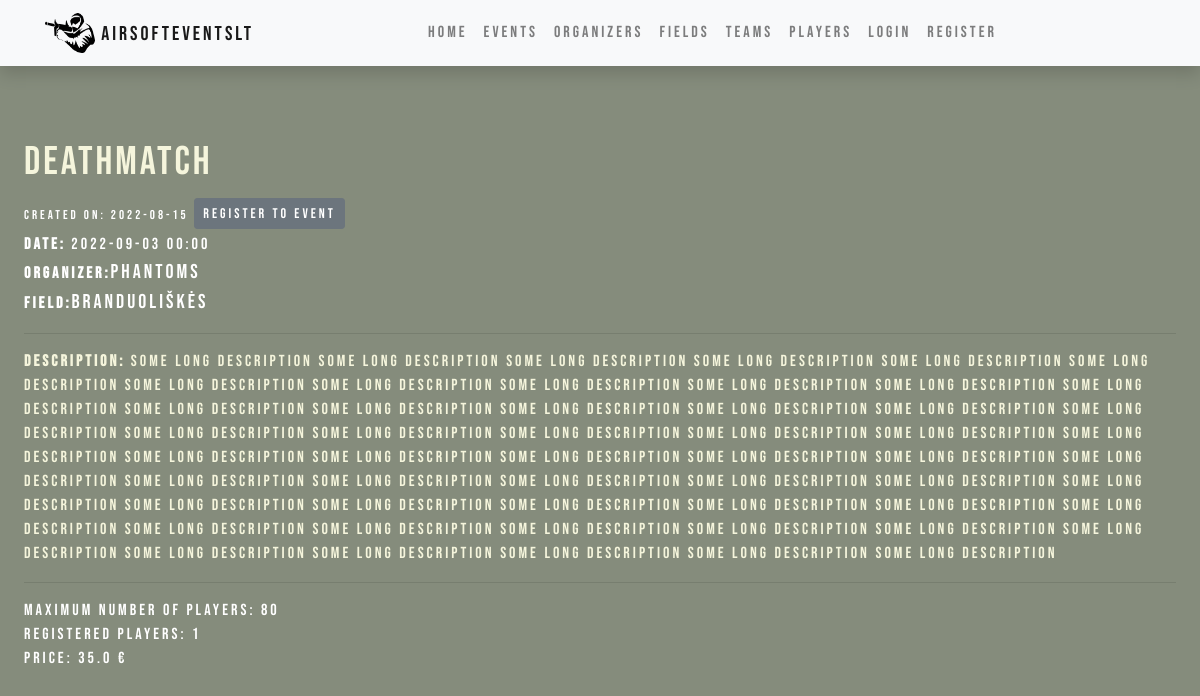
Before: /events/list/2 with the older database file.
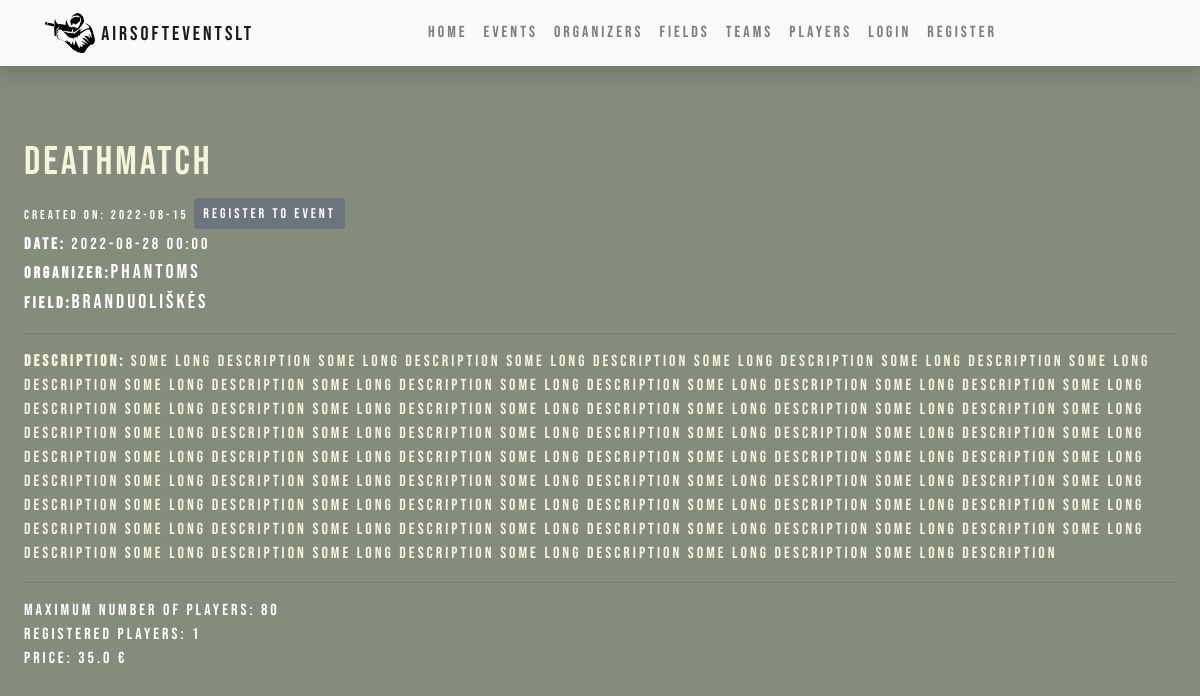
After: the same page with the newer database file.
### events/models.py (models this page shows, shortened)
class Event(models.Model):
    name = models.CharField('Name of the event',  max_length=150)
    date = models.DateTimeField('Date of event', null=True, blank=True)
    organizer = models.ForeignKey("Organizer", related_name='event_organizers', on_delete=models.SET_NULL, null=True)
    field = models.ForeignKey('Field', on_delete=models.SET_NULL, null=True)
    description = HTMLField(null=True)
    price = models.FloatField("Price")
    max_players = models.IntegerField("Maximum player number")
    created_on = models.DateTimeField(auto_now_add=True)
    EVENT_STATUS = (
        ('a', 'active'),
        ('i', 'inactive'),
    )
    status = models.CharField(max_length=1, choices=EVENT_STATUS, blank=True, default='a', help_text='Statusas',)
    class Meta:
        ordering = ['-date']
        verbose_name = _("Event")
        verbose_name_plural = _("Events")

class Organizer(models.Model):
    profile = models.OneToOneField(Profile, related_name='organizer',on_delete=models.CASCADE)
    name = models.CharField('Name of the organizer', max_length=150, default='New Organizer')
    profile_picture = models.ImageField(default="defaulf.png", upload_to="organizer_pics/")
    contacts = models.CharField('Address and contacts', max_length=150)
    description = HTMLField(null=True)
    class Meta:
        verbose_name = _("Organizer")
        verbose_name_plural = _("Organizers")
    def __str__(self):
        return self.name

class Field(models.Model):
    name = models.CharField('Name of the game field',  max_length=150)
    location_long = models.FloatField('Location longitude', max_length=50, null=True)
    location_lat = models.FloatField('Location latitude', max_length=50, null=True)
    description = HTMLField(null=True, blank=True)
    field_map = models.ImageField(default="default_map.png", upload_to="maps/")
    created_by = models.ForeignKey("Organizer", related_name='field_organizers', on_delete=models.SET_NULL, null=True, blank=True)
    class Meta:
        verbose_name = _("Field")
        verbose_name_plural = _("Fields")
    def __str__(self):
        return self.name

### events/views.py (the view)
# urls.py: path('list/<int:pk>', views.EventDetailView.as_view(), name='event_detail'),
class EventDetailView(generic.DetailView):
    model = Event
    template_name = 'event_detail.html'

### events/templates/event_detail.html
{% extends "base.html" %}
{% block content %}
    <div class='indented main-font'>
    <h1 class='secondary-font'>{{ event.name }}</h1>
    <small>Created on: {{ event.created_on|date:"Y-m-d" }}</small>
    {% if user.profile.player in event.registered_players.all %}
    <h4 class='secondary-font'> You are registered to this event </h4>
    {% else %}
    <a class="btn btn-secondary btn-sm mt-1 mb-1" href="{% url 'register_to_event' event.id %}">Register to event</a>
    {% endif %}
    <br>
    <div><strong>Date:</strong> {{ event.date|date:"Y-m-d H:i" }}</a></div>
    <div><strong>Organizer:</strong><a class='link' href="{% url 'organizer_detail' event.organizer.pk %}">{{ event.organizer }}</a></div>
    <div><strong>Field:</strong><a class='link' href="{% url 'field_detail' event.field.pk %}">{{ event.field }}</a></div>
    <hr>
    <div class='secondary-font'><strong>Description:</strong> {{ event.description|safe }}</div>
    <hr>
    <div>Maximum number of players: {{ event.max_players }}</div>
    {% if event.registered_players.count != 0 %}
    <div>Registered players: {{ event.registered_players.count }}</div>
    {% else %}
    <div>No registered players yet</div>
    {% endif %}
    <div>Price: {{ event.price }} €</div>
    </div>
{% endblock %}

Changed rows visible on the page:
changed Event "Deathmatch": date "2022-09-03 00:00" → "2022-08-28 00:00"
